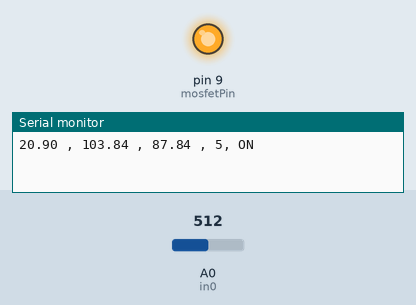
Simulated run of this sketch. Board: Arduino Uno, built with avr-gcc and run on an emulated ATmega328P. Parts: output pins drawn as LEDs (lit = HIGH), the last lines printed to the serial monitor. The inputs (shaded band) are chosen by the test bench; at power-on: A0 (in0) = 512.

Above: at 1.2 s.
1.3 s: A0 (in0) set to 178
3.6 s: A0 (in0) set to 154
At 5.4 s:
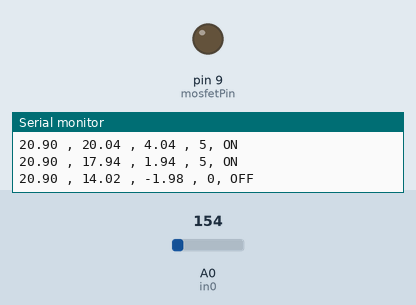
6.6 s: A0 (in0) set to 306
At 8.2 s:
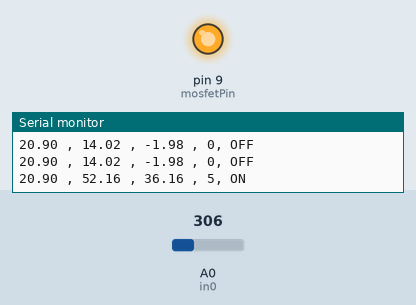
8.6 s: A0 (in0) set to 122
At 9.8 s:
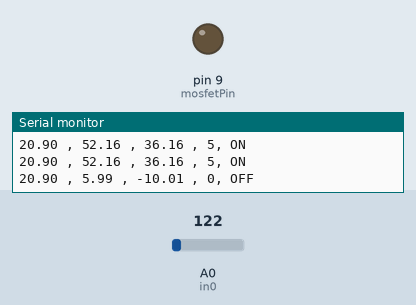
Timing chart, 0 to 11.6 s (numbered marks = the images above; inputs shaded):
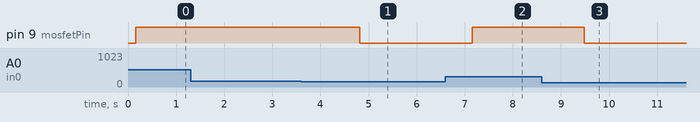

The sketch:

Task2_Basicbangbang_arduinocode.ino
```cpp
// set  pin numbers:
const int in0 = A0;            // input for reading the sensor  output
const int mosfetPin = 9;
const int target_temp = 16;

// set constants:
const float vout0 = 480;   //  sensor output  voltage in mV at 0°C
const float tc = 19.5;   // mV for °C temperature constant  for the  MCP9701/A
const float T_ambient = 20.9;
const float e_positive = 0.1;
const float e_negative = -0.1;

// variables:
int i, f;
float voutA0, vout_avgA0, temp_A0, SensorA0, error;
bool TC_State;


// MAIN PROGRAM
void setup() {
  Serial.begin(9600);
  pinMode(mosfetPin, OUTPUT);
  TC_State = false;
}

void loop() {
  vout_avgA0 = 0;
  for (i = 0; i < 1024; i++) {
    SensorA0 = analogRead(in0);
    voutA0 = (float) SensorA0*5000/1023 ;
    vout_avgA0 = vout_avgA0 + voutA0;

  }

  voutA0 = vout_avgA0/ 1023;

  temp_A0 = (voutA0 - vout0) / tc;

  error = temp_A0-target_temp;


  Serial.print(T_ambient);
  Serial.print(" , ");
  Serial.print(temp_A0);
  Serial.print(" , ");
  Serial.print(error);
  Serial.print(" , ");

  //BASIC Bang-Bang
  Bang_Bang_BASIC();

  digitalWrite(mosfetPin, TC_State ? HIGH : LOW);   // Turn on the MOSFET to activate the TEC
  Serial.println(TC_State ? "5, ON" : "0, OFF");

  delay (1000);
}

void Bang_Bang_BASIC(){
  TC_State = error > 0;
}
```

Measured:
- the behaviour switches between 162 and 161 on A0 (in0) (found by bisection; images 0 and 1)
- after the input at 3.6 s, pin 9 (mosfetPin): HIGH → LOW after 1.2 s
- after the input at 6.6 s, pin 9 (mosfetPin): LOW → HIGH after 0.55 s
- after the input at 8.6 s, pin 9 (mosfetPin): HIGH → LOW after 0.88 s
